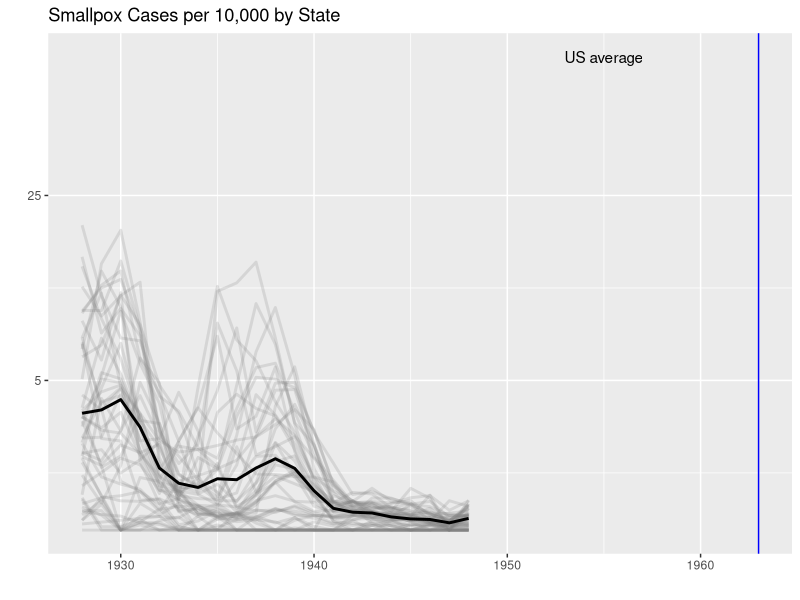

This chart was generated by the following R code:
# Instructions
# Modify the sample code for the time series plot to plot data for smallpox instead of for measles.

# Once again, restrict the plot to years in which cases were reported in at least 10 weeks.

library(dplyr)
library(ggplot2)
library(dslabs)
library(RColorBrewer)

#salvar a saída em um PDF
pdf('part2.pdf')

#carregar os dados
data(us_contagious_diseases)

#definir a doença como Smallpox (Varíola)
the_disease <- "Smallpox"

#filtrar os dados para excluir estados e anos com menos de 10 semanas de reportes
dat <- us_contagious_diseases %>%
   filter(!state %in% c("Hawaii", "Alaska") & disease == the_disease & weeks_reporting >= 10) %>%
   mutate(rate = count / population * 10000) %>%
   mutate(state = reorder(state, rate))

#calcular a média nacional da taxa de casos por ano
avg <- us_contagious_diseases %>%
  filter(disease == the_disease, weeks_reporting >= 10) %>%
  group_by(year) %>%
  summarize(us_rate = sum(count, na.rm = TRUE) / sum(population, na.rm = TRUE) * 10000)

#criar o gráfico de séries temporais
dat %>% ggplot() +
  geom_line(aes(year, rate, group = state), color = "grey50", 
            show.legend = FALSE, alpha = 0.2, size = 1) +
  geom_line(mapping = aes(year, us_rate), data = avg, size = 1, color = "black") +
  scale_y_continuous(trans = "sqrt", breaks = c(5, 25, 125, 300)) + 
  ggtitle(paste(the_disease, "Cases per 10,000 by State")) + 
  xlab("") + 
  ylab("") +
  geom_text(data = data.frame(x = 1955, y = 50), 
            mapping = aes(x, y, label = "US average"), color = "black") + 
  geom_vline(xintercept = 1963, col = "blue")

#fechar o arquivo PDF
dev.off()
